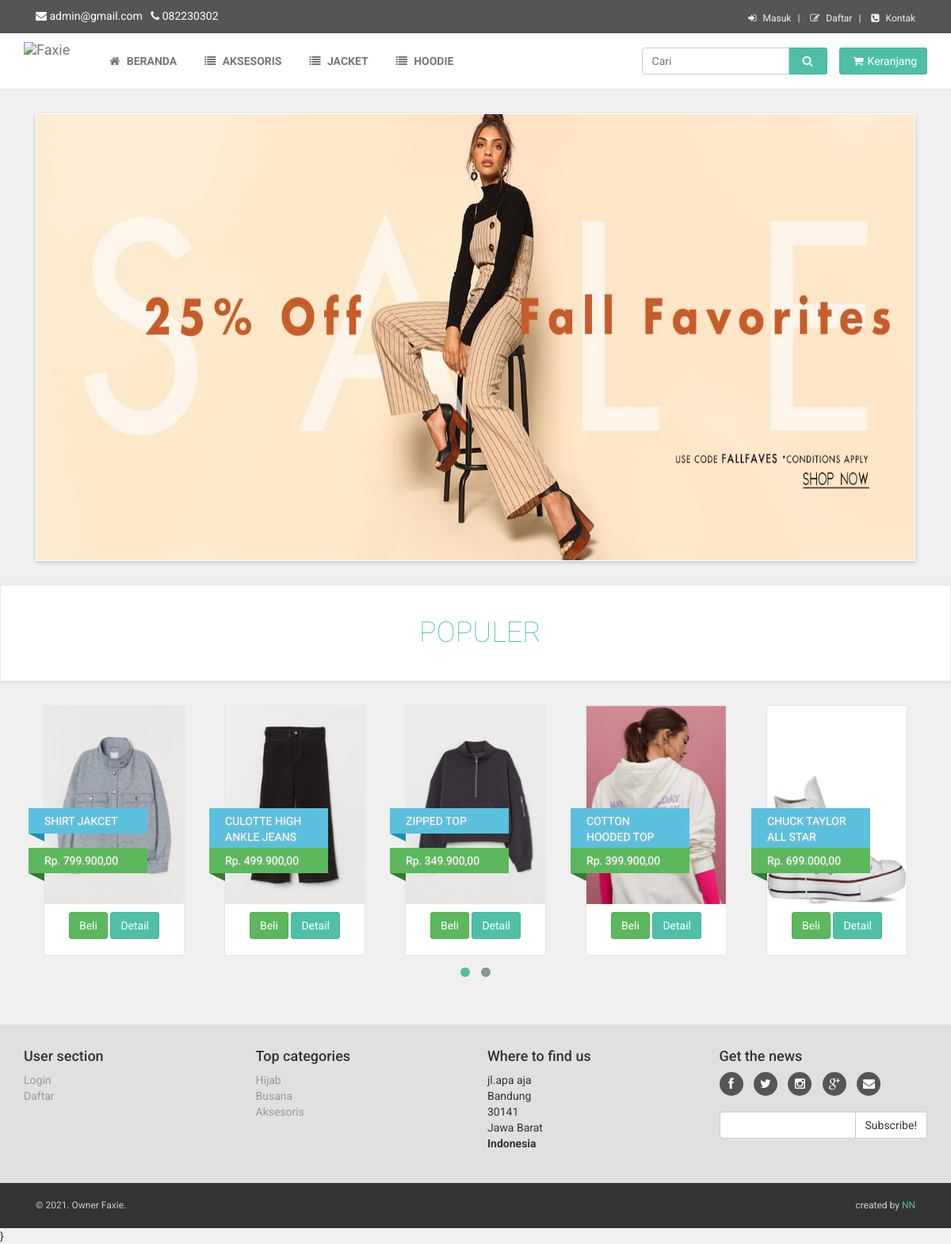
The page / on the database its author committed.
### tables this page shows
CREATE TABLE `hy_admin` (
  `id` int(11) NOT NULL,
  `nama` varchar(50) NOT NULL,
  `username` varchar(50) DEFAULT NULL,
  `password` varchar(100) NOT NULL,
  `email` varchar(50) NOT NULL,
  `alamat` varchar(100) NOT NULL,
  `kode_pos` varchar(6) NOT NULL,
  `kota` varchar(25) NOT NULL,
  `telepon` varchar(20) NOT NULL,
  `provinsi` varchar(30) NOT NULL,
  `nama_bank` varchar(100) DEFAULT NULL,
  `no_rek` int(16) DEFAULT NULL,
  `nama_rek` varchar(100) DEFAULT NULL
);

CREATE TABLE `hy_website` (
  `id` int(10) NOT NULL,
  `banner` varchar(100) NOT NULL
);

CREATE TABLE `fashion` (
  `id` int(11) NOT NULL,
  `Picture` varchar(50) NOT NULL,
  `Name` varchar(70) NOT NULL,
  `Description` varchar(600) NOT NULL,
  `Price` int(50) NOT NULL,
  `Category` varchar(50) NOT NULL,
  `stok_barang` tinyint(4) NOT NULL
);

### index.php (the view, shortened to what this page needs)
<?php include"xtop.php" ?>
    <div id="all">
        <div id="content">
            <div class="container">
                <div class="col-md-12">
                    <div id="main-slider">
                        <?php
                        $selekbanner = mysqli_query($conn, "SELECT *  FROM hy_website");
                         while($select = mysqli_fetch_array($selekbanner)){
                            ?>
                        <div class="item">
                            <img src="admin/<?php echo $select['banner']; ?>" style="width:1200px;height:563px" alt="" class="img-responsive">
                        </div>
                        <? } ?>
                    </div>
                </div>
            </div>
            <div id="hot">
                <div class="box">
                    <div class="container">
                        <div class="col-md-12">
                            <h2>Populer</h2>
                        </div>
                    </div>
                </div>
                <div class="container">
                    <div class="product-slider">
<?php
      $sql = mysqli_query($conn,'SELECT * FROM fashion ORDER BY id DESC limit 10');
      while($data = mysqli_fetch_array($sql)){
      ?>
                        <div class="item">
                            <div class="product">
                                <div class="flip-container">
                                    <div class="flipper">
                                        <div class="front">
                                            <a href="#">
                                                <img src="<?php echo $data['Picture']; ?>" style="height:250px;width:200px;" alt="" class="img-responsive">
                                            </a>
                                        </div>
                                        <div class="back">
                                            <a href="#">
                                            </a>
                                        </div>
                                    </div>
                                </div>
                                <div class="text">
									<center><a href="prossesbeli.php?input=add&id_barang=<?php echo $data['id']; ?>" class="btn btn-success btn-md">Beli</a>
									<a href="detail.php?id=<?php echo $data['id']; ?>" class="btn btn-primary btn-md">Detail</a></center><br>
                                </div>
                                <div style="margin-top:50px;" class="ribbon new">
                                    <div style="width:150px;" class="theribbon"><?php echo $data['Name']; ?></div>
                                </div>
								<div class="ribbon gift">
                                    <div style="width:150px;" class="theribbon">Rp. <?php echo number_format($data['Price'],2,",",".");; ?></div>
                                </div>
                            </div>
                        </div>
                        <?php } ?>
                    </div>
                </div>
            </div>
        </div>
<?php include"xfot.php" ?>}

### xtop.php (shortened to what this page needs)
<?php
require_once("koneksi.php");
$sql1 = "SELECT * FROM hy_admin";
$result1 = $conn->query($sql1);
$get1 = $result1->fetch_assoc();
?>
<!DOCTYPE html>
<html lang="en">
<head>
    <link href="css/font-awesome.css" rel="stylesheet">
    <link href="css/bootstrap.min.css" rel="stylesheet">
    <link href="css/animate.min.css" rel="stylesheet">
    <link href="css/owl.carousel.css" rel="stylesheet">
    <link href="css/owl.theme.css" rel="stylesheet">
    <link href="css/style.default.css" rel="stylesheet" id="theme-stylesheet">
    <link href="css/custom.css" rel="stylesheet">
</head>
<body>
       <div id="top">
        <div class="container">
		<?php if(!isset($_SESSION['email'])) { ?>
            <div class="col-md-6 offer" data-animate="fadeInDown">
            <i class="fa fa-envelope"></i> </i> <?php echo $get1['email']; ?> &nbsp&nbsp;<i class="fa fa-phone"></i> <?php echo $get1['telepon']; ?>
            </div>
            <div class="col-md-6" data-animate="fadeInDown">
                <ul class="menu">
                    <li><a href="#" data-toggle="modal" data-target="#login-modal"><i class="fa fa-sign-in"></i> Masuk</a>
                    </li>
                    <li><a href="#" data-toggle="modal" data-target="#daftar-modal"><i class="fa fa-pencil-square-o"></i> Daftar</a>
                    </li>
                    <li><a ref="#" data-toggle="modal" data-target="#kontak-modal"><i class="fa fa-phone-square"></i> Kontak</a>
                    </li>
                </ul>
            </div>
		<? } ?>
        </div>
        </div>
   <div class="navbar navbar-default yamm" role="navigation" id="navbar">
        <div class="container">
            <div class="navbar-header">
                <a class="navbar-brand home" href="#" data-animate-hover="bounce">
                    <img src="img/Faxie.png" alt="Faxie" class="hidden-xs">
                </a>
            </div>
            <div class="navbar-collapse collapse" id="navigation">
                <ul class="nav navbar-nav navbar-left">
                    <li><a href="index.php"><i class="fa fa-home"></i> Beranda</a>
                    </li>
                    <li><a href="aksesoris.php"><i class="fa fa-list"></i> Aksesoris</a>
                    </li>
                    <li><a href="jacket.php"><i class="fa fa-list"></i> Jacket</a>
                    </li>
                    <li><a href="hoodie.php"><i class="fa fa-list"></i> Hoodie</a>
                    </li>
                        </ul>
            </div>
            <div class="navbar-buttons">
                <div class="navbar-collapse collapse right" id="basket-overview">
                    <a href="keranjang.php" class="btn btn-primary navbar-btn"><i class="fa fa-shopping-cart"></i><span class="hidden-sm">Keranjang</span></a>
                </div>
                <div class="navbar-collapse collapse right">
                    <form method="POST" action="pencarian_barang.php" class="navbar-form" role="search">
                    <div class="input-group">
                        <input name="caribarang" type="text" class="form-control" placeholder="Cari">
                        <span class="input-group-btn">
			<button type="submit" class="btn btn-primary"><i class="fa fa-search"></i></button>
		    </span>
                    </div>
                </form>
                </div>
            </div>
        </div>
    </div>

### xfot.php (shortened to what this page needs)
<div id="footer" data-animate="fadeInUp">
    <?php $sql1 = "SELECT * FROM hy_admin";
$result1 = $conn->query($sql1);
$get1 = $result1->fetch_assoc();
?>
            <div class="container">
                <div class="row">
                    <div class="col-md-3 col-sm-6">
                        <h4>User section</h4>
                        <ul>
                            <li><a href="register.php" data-toggle="modal" data-target="#login-modal">Login</a>
                            </li>
                            <li><a href="register.php">Daftar</a>
                            </li>
                        </ul>
                    </div>
                    <div class="col-md-3 col-sm-6">
                        <h4>Top categories</h4>
                        <ul>
                            <li><a href="hijab.php">Hijab</a>
                            </li>
                            <li><a href="busana.php">Busana</a>
                            </li>
                            <li><a href="aksesoris.php">Aksesoris</a>
                            </li>
                        </ul>
                    </div>
                    <div class="col-md-3 col-sm-6">
                        <h4>Where to find us</h4>
                        <p><?php echo $get1['alamat']; ?>
                                    <br><?php echo $get1['kota']; ?>
                                    <br><?php echo $get1['kode_pos']; ?>
                                    <br><?php echo $get1['provinsi']; ?>
                                    <br>
                                    <strong>Indonesia</strong>
                        </p>
                    </div>
                    <div class="col-md-3 col-sm-6">
                        <h4>Get the news</h4>
						<p class="social">
                            <a href="#" class="facebook external" data-animate-hover="shake"><i class="fa fa-facebook"></i></a>
                            <a href="#" class="twitter external" data-animate-hover="shake"><i class="fa fa-twitter"></i></a>
                            <a href="#" class="instagram external" data-animate-hover="shake"><i class="fa fa-instagram"></i></a>
                            <a href="#" class="gplus external" data-animate-hover="shake"><i class="fa fa-google-plus"></i></a>
                            <a href="#" class="email external" data-animate-hover="shake"><i class="fa fa-envelope"></i></a>
                        </p>
                        <form>
                            <div class="input-group">
                                <input type="text" class="form-control">
                                <span class="input-group-btn">
			    <button class="btn btn-default" type="button">Subscribe!</button>
			</span>
                            </div>
                        </form>
                    </div>
                </div>
            </div>
        </div>
        <div id="copyright">
            <div class="container">
                <div class="col-md-6">
                    <p class="pull-left">© 2021. Owner Faxie.</p>
                </div>
                <div class="col-md-6">
                    <p class="pull-right">created by <a href="https://bootstrapious.com/e-commerce-templates">NN</a>
                    </p>
                </div>
            </div>
        </div>
    </div>
</body>
</html>

### rows shown on the page
hy_admin: email "admin@gmail.com", telepon "082230302", alamat "jl.apa aja", kota "Bandung", kode_pos "30141", provinsi "Jawa Barat"
hy_website: banner (picture)
fashion: Picture (picture), Name "SHIRT JAKCET", Price "799.900,00"
fashion: Picture (picture), Name "CULOTTE HIGH ANKLE JEANS", Price "499.900,00"
fashion: Picture (picture), Name "ZIPPED TOP", Price "349.900,00"
fashion: Picture (picture), Name "COTTON HOODED TOP", Price "399.900,00"
fashion: Picture (picture), Name "CHUCK TAYLOR ALL STAR", Price "699.000,00"
